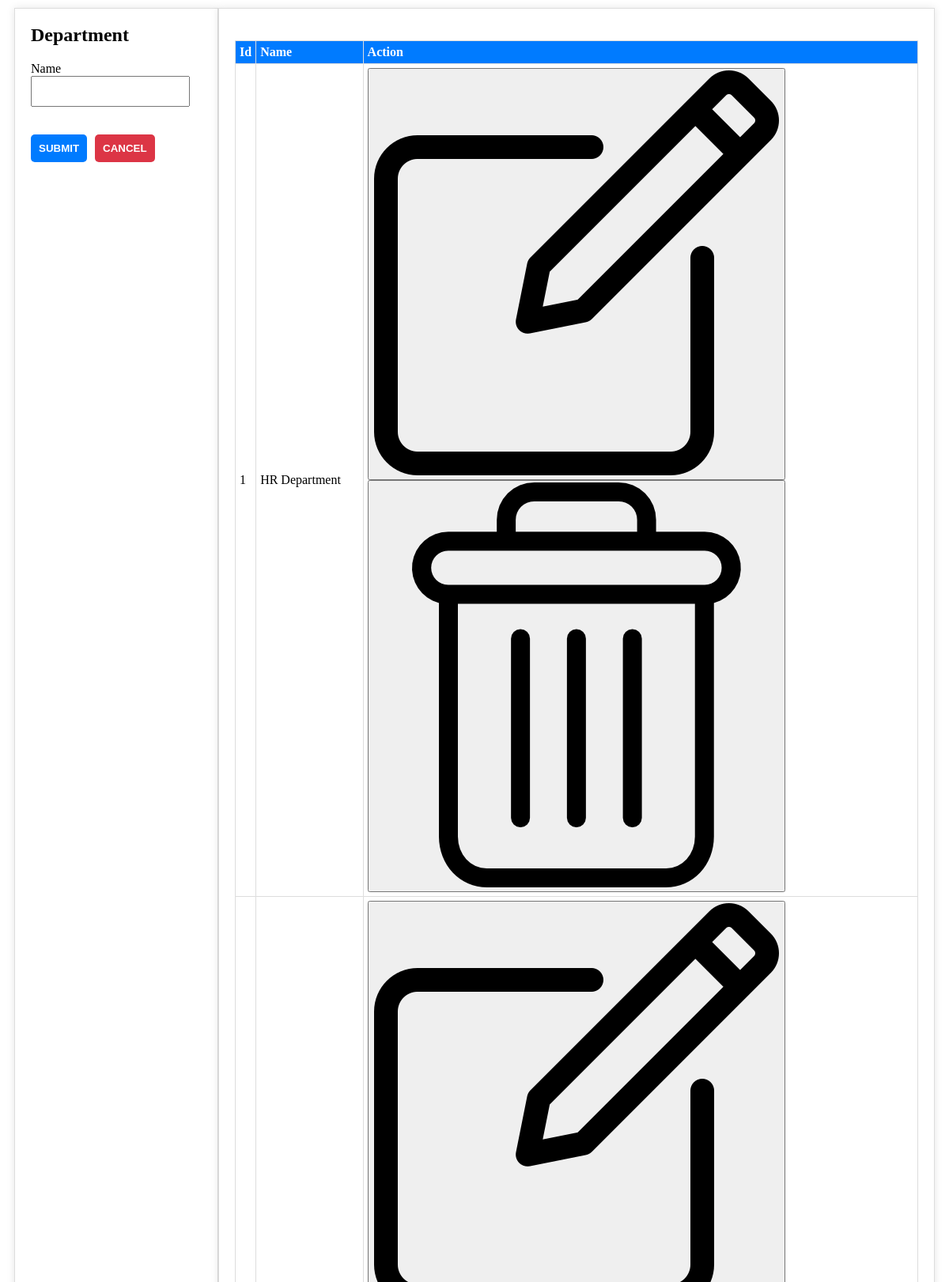
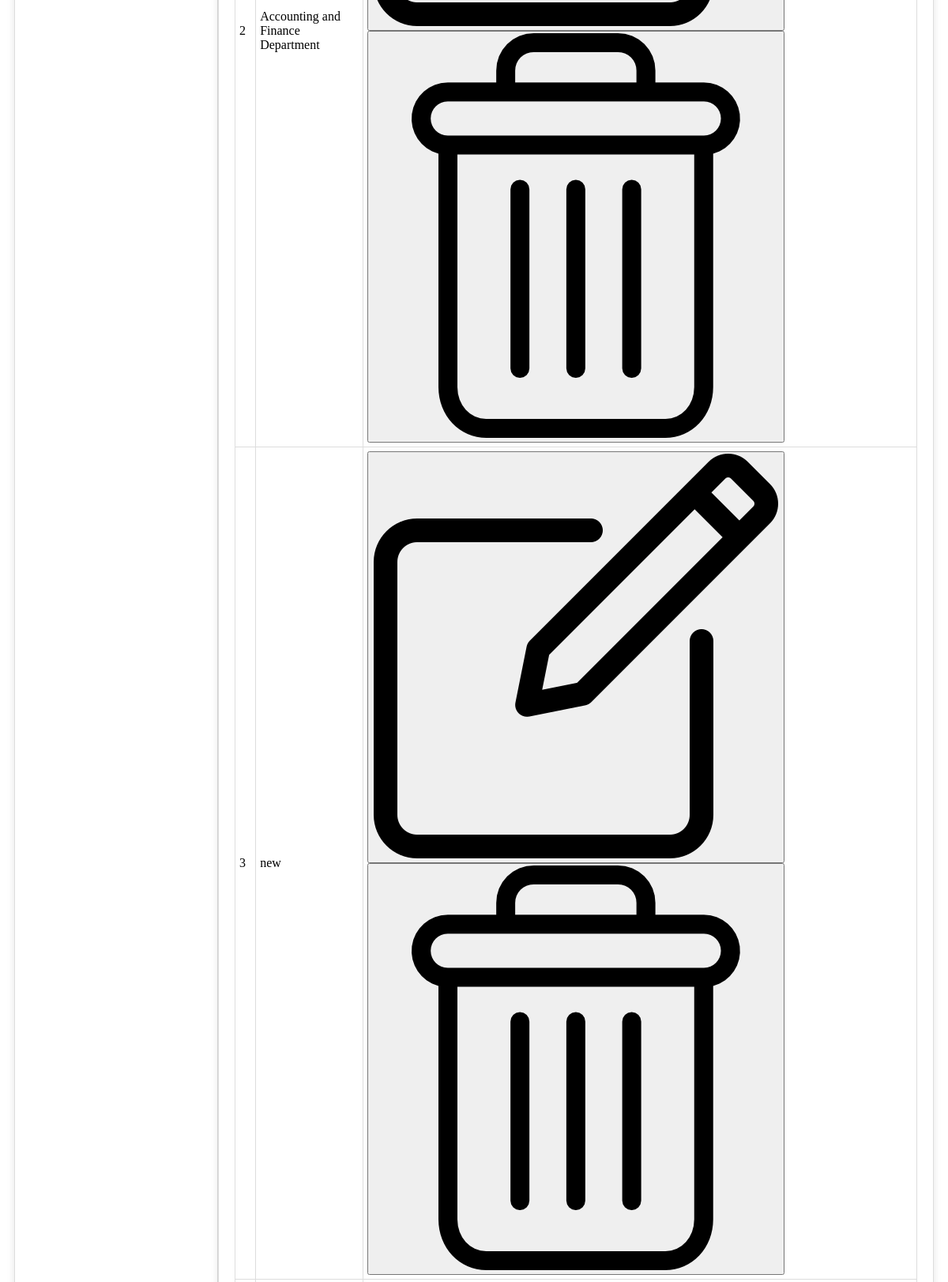
The page /department.php (upper part) on the database its author committed (2 pictures, top to bottom).
### tables this page shows
CREATE TABLE `department` (
  `id` int(30) NOT NULL,
  `dname` text NOT NULL
);

### department.php (the view, shortened to what this page needs)
<?php include 'dbconnect.php'; ?>
<!DOCTYPE html>
<html lang="en">
<head>
	<link rel="stylesheet" href="style.css">
</head>
<body>
	<div class="depmain">
		<div class="depleft">
			<form action="http://localhost/final/index.php?page=department" method="post" id="manage-department">
				<div class="depleftup">Department</div>
				<div class="depleftmid">
					<label class="control-label">Name</label><br>
					<input type="text" name="name" required>
				</div>
				<div class="depleftdown">
					<input type="submit" name="submit">
					<button type="button" onclick="reset()">Cancel</button>
				</div>
			</form>
		</div>
		<div class="depright">
			<table border=1>
				<tr>
					<th>Id</th>
					<th>Name</th>
					<th>Action</th>
				</tr>
				<?php
				$sql = "select * from department";
				$result = mysqli_query($conn, $sql);
				$num = mysqli_num_rows($result);
				$sno = 1;
				if ($num > 0) {
					while ($row = mysqli_fetch_assoc($result)) {
						echo "<tr>";
						echo "<td>" . $sno++ . "</td>";
						echo "<td>" . $row['dname'] . "</td>";
				?>
						<td class="action-buttons">
							<button type="button" data-id="<?php echo $row['id']; ?>" data-name="<?php echo $row['dname'] ?>"><img src="./icons/editing-modified.png" alt="Edit"></button>
							<form method="post" onsubmit="return confirmDelete()">
								<button type="submit" name="delete"><img src="./icons/delete-modified.png" alt="Delete"></button>
							</form>
						</td>
						</tr>
				<?php
					}
				}
				?>
			</table>
		</div>
	</div>
</body>
</html>

### style.css (style rules this page uses)
.depmain { display: flex; justify-content: space-between; margin: 10px; border-radius: 20px; }
.depleft, .depright { padding: 20px; border: 1px solid #ddd; background-color: #fff; box-shadow: 0 0 10px rgba(0, 0, 0, 0.1); }
.depleft { flex: 0.2; }
.depright { flex: 0.8; }
.depleftup { font-size: 24px; font-weight: bold; margin-bottom: 20px; }
.depleftmid, .depleftdown { margin-bottom: 20px; }
.depleftmid input, .depleftmid textarea, select { width: 100%; padding: 10px; box-sizing: border-box; margin-bottom: 15px; }
.depleftdown { display: flex; align-items: center; }
.depleftdown input[type="submit"], .depleftdown button { padding: 10px; margin-right: 10px; cursor: pointer; border: none; color: #fff; font-weight: bold; text-transform: uppercase; border-radius: 5px; background-color: transparent; }
.depleftdown input[type="submit"] { background-color: #007bff; }
.depleftdown button { background-color: #dc3545; }
table { width: 100%; border-collapse: collapse; margin-top: 20px; }
th, td { padding: 5px; border: 1px solid #ddd; text-align: left; }
th { background-color: #007bff; color: #fff; }

### department.php (style rules this page uses)
.action-buttons button, form { display: inline-block; vertical-align: middle; }

### rows shown on the page
department: dname "HR Department"
department: dname "Accounting and Finance Department"
department: dname "new"
